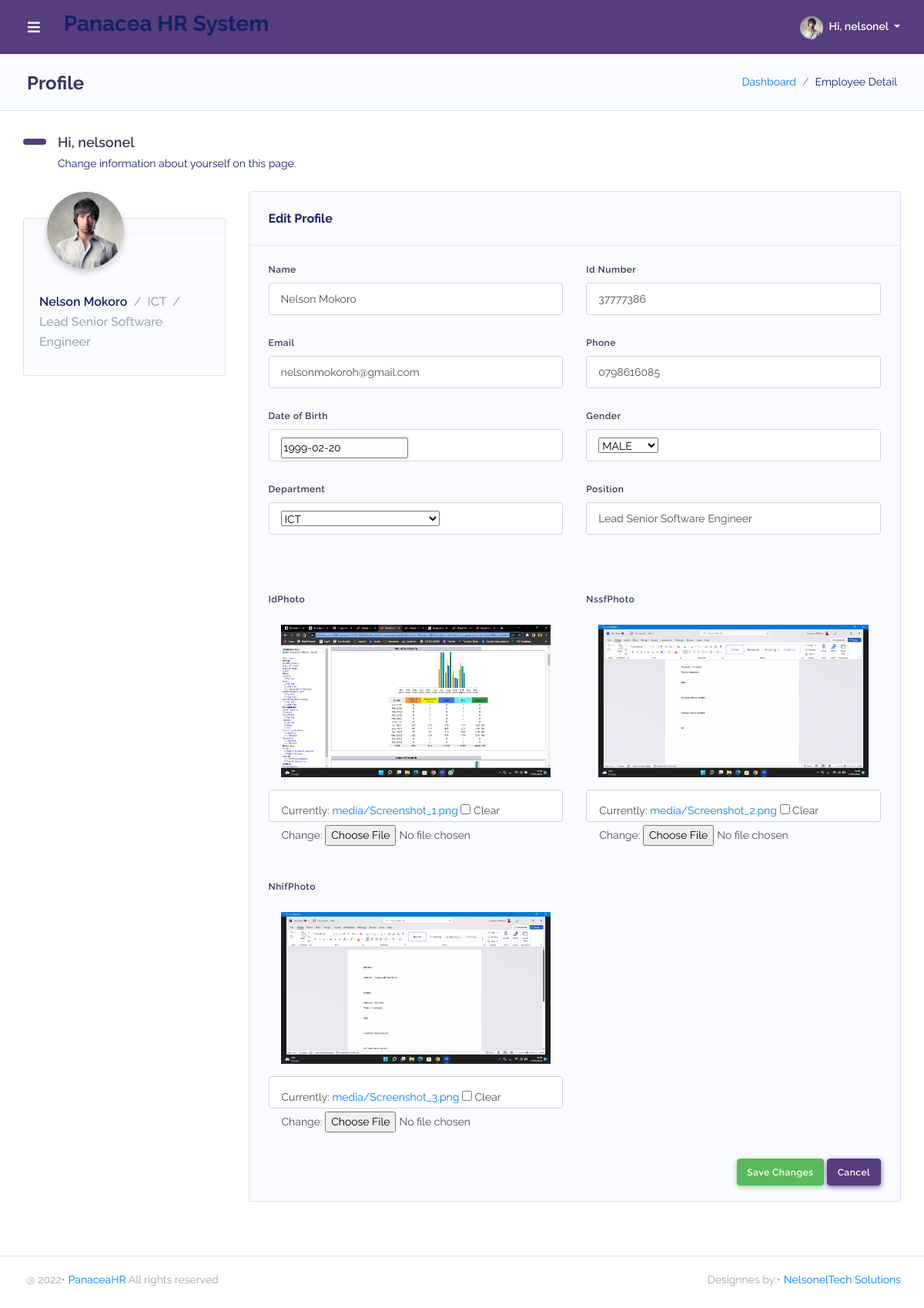
Before: /dashboard/employeedetail/1/ (signed in) with the older database file.
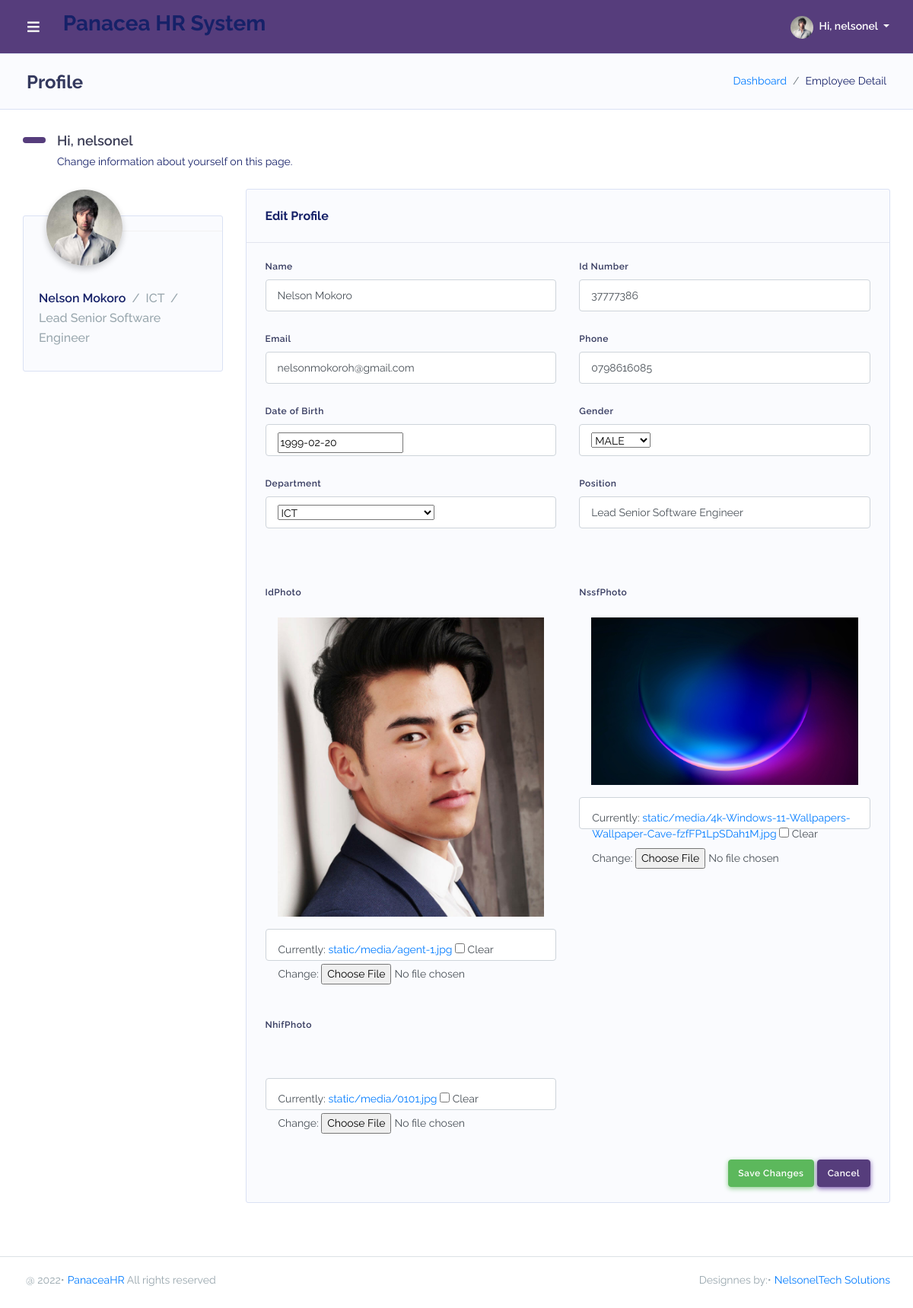
After: the same page with the newer database file.
### PanaceaApp/models.py (models this page shows, shortened)
class Employee(models.Model):
    GENDER = (('male', 'MALE'), ('female', 'FEMALE'), ('other', 'OTHER'))
    fullname = models.CharField(max_length=255, blank=True, null=True)
    dateofbirth = models.DateField(blank=True, null=True)
    gender = models.CharField(choices=GENDER, max_length=10, blank=True, null=True)
    department = models.ForeignKey(Department, on_delete=models.SET_NULL, null=True)
    position = models.CharField(max_length=50, blank=True, null=True)
    email = models.EmailField(blank=True, null=True)
    idnumber = models.CharField(max_length=20, blank=True, null=True)
    telephone = models.CharField(max_length=20, blank=True, null=True)
    idphoto = models.ImageField(upload_to='static/media', blank=True, null=True)
    nssfphoto = models.ImageField(upload_to='static/media', blank=True, null=True)
    nhifphoto = models.ImageField(upload_to='static/media', blank=True, null=True)
    updated = models.DateTimeField(auto_now=True, null=True)
    created = models.DateTimeField(auto_now_add=True, null=True)
    class Meta:
        ordering = ['-updated', '-created']

class Department(models.Model):
    name = models.CharField(max_length=70, null=False, blank=False)
    history = models.TextField(max_length=1000, null=True, blank=True, default='No History')
    def __str__(self):
        return self.name

### PanaceaApp/views.py (the view)
# urls.py: path('employeedetail/<str:pk>/', views.employeeDetail, name='employeeDetail'),
@login_required(login_url='/login')
def employeeDetail(request, pk):
    employee = Employee.objects.get(id=pk)
    form = EmployeeForm(instance=employee)
    departments = Department.objects.all()
    if request.method == 'POST':
        form = EmployeeForm(request.POST, request.FILES, instance=employee)
        if form.is_valid():
            form.save()
            messages.success(request, 'employee updated!!!')
            return redirect('home')
    context = {'employee': employee, 'form': form, 'departments': departments}
    return render(request, 'PanaceaApp/employeeDetail.html', context)

### PanaceaApp/forms.py
class EmployeeForm(ModelForm):
    class Meta:
        model = Employee
        fields = '__all__'
        exclude = ['created','updated']

### PanaceaApp/templates/PanaceaApp/employeeDetail.html (shortened to what this page needs)
{% extends 'main.html' %}
{% block content %}
{% load static %}
<div class="main-content">
    <section class="section">
        <div class="section-header">
            <h1>Profile</h1>
            <div class="section-header-breadcrumb">
                <div class="breadcrumb-item active"><a href="{% url 'home' %}">Dashboard</a></div>
                <div class="breadcrumb-item">Employee Detail</div>
            </div>
        </div>
        <div class="section-body">
            <h2 class="section-title">Hi, {{user}}</h2>
            <p class="section-lead">Change information about yourself on this page.</p>
            <div class="row mt-sm-4">
                <div class="col-4 col-md-4 col-lg-3">
                    <div class="card profile-widget">
                        <div class="profile-widget-header">
                            <img alt="image" src="{% static 'assets/img/avatar/avatar-1.png' %}"
                                class="rounded-circle profile-widget-picture">
                            <div class="profile-widget-items">
                                <div class="profile-widget-item">
                                </div>
                            </div>
                        </div>
                        <div class="profile-widget-description">
                            <div class="profile-widget-name">{{employee.fullname}}<div
                                    class="text-muted d-inline font-weight-normal">
                                    <div class="slash"></div> {{employee.department}}
                                    <div class="slash"></div> {{employee.position}}
                                </div>
                            </div>
                        </div>
                    </div>
                </div>
                <div class="col-8 col-md-8 col-lg-9">
                    <div class="card">
                        <form method="post" enctype="multipart/form-data">
                            <div class="card-header">
                                <h4>Edit Profile</h4>
                            </div>
                            <div class="card-body">
                                <div class="row">
                                    <div class="form-group col-md-6 col-12">
                                        <label>Name</label>
                                        <input type="text" name="fullname" class="form-control"
                                            value="{{employee.fullname}}" >
                                    </div>
                                    <div class="form-group col-md-6 col-12">
                                        <label>Id Number</label>
                                        <input type="number" name="idnumber" class="form-control"
                                            value="{{employee.idnumber}}">
                                    </div>
                                </div>
                                <div class="row">
                                    <div class="form-group col-md-6 col-12">
                                        <label>Email</label>
                                        <input type="email" name="email" class="form-control"
                                            value="{{employee.email}}">
                                    </div>
                                    <div class="form-group col-md-6 col-12">
                                        <label>Phone</label>
                                        <input type="tel" name="telephone" class="form-control"
                                            value="{{employee.telephone}}">
                                    </div>
                                </div>
                                <div class="row">
                                    <div class="form-group col-md-6 col-12">
                                        <label>Date of Birth</label>
                                        <div class="form-control">
                                            {{form.dateofbirth}}
                                        </div>
                                    </div>
                                    <div class="form-group col-md-6 col-12">
                                        <label>Gender</label>
                                        <div class="form-control">
                                            {{form.gender}}
                                        </div>
                                    </div>
                                </div>
                                <div class="row">
                                    <div class="form-group col-md-6 col-12">
                                        <label>Department</label>
                                        <div class="form-control">
                                            {{form.department}}
                                        </div>
                                    </div>
                                    <div class="form-group col-md-6 col-12">
                                        <label>Position</label>
                                        <input type="text" name="position" class="form-control"
                                            value="{{employee.position}}">
                                    </div>
                                </div>
                                <div class="row">
                                    <div class="form-group col-md-6 col-12 mt-sm-5">
                                        <label>IdPhoto</label>
                                        <div class="p-3">
                                            <img src="{{employee.idphoto.url}}" class="img-fluid" alt="">
                                        </div>
                                        <div class="form-control p-3">
                                            {{form.idphoto}}
                                        </div>
                                    </div>
                                    <div class="form-group col-md-6 col-12 mt-sm-5">
                                        <label>NssfPhoto</label>
                                        <div class="p-3">
                                            <img src="{{employee.nssfphoto.url}}" class="img-fluid" alt="">
                                        </div>
                                        <div class="form-control  p-3">
                                            {{form.nssfphoto}}
                                        </div>
                                    </div>
                                    <div class="form-group col-md-6 col-12 mt-sm-5">
                                        <label>NhifPhoto</label>
                                        <div class="p-3">
                                            <img src="{{employee.nhifphoto.url}}" class="img-fluid" alt="">
                                        </div>
                                        <div class="form-control p-3">
                                            {{form.nhifphoto}}
                                        </div>
                                    </div>
                                </div>
                            </div>
                            <div class="card-footer text-right">
                                <button type="submit" class="btn btn-success">Save Changes</button>
                                <a href="{{request.META.HTTP_REFERER}}" class="btn btn-primary" type="button">Cancel</a>
                            </div>
                    </div>
                </div>
            </div>
        </div>
</div>
</div>
{% endblock %}

### templates/main.html (shortened to what this page needs)
{% load static %}
<!DOCTYPE html>
<html lang="en">
<head>
    <link rel="stylesheet" href="{% static 'assets/modules/bootstrap/css/bootstrap.min.css' %}">
    <link rel="stylesheet" href="{% static 'assets/modules/fontawesome/css/all.min.css' %}">
    <link rel="stylesheet" href="{% static 'assets/modules/jqvmap/dist/jqvmap.min.css' %}">
    <link rel="stylesheet" href="{% static 'assets/modules/summernote/summernote-bs4.css' %}">
    <link rel="stylesheet" href="{% static 'assets/modules/owlcarousel2/dist/assets/owl.carousel.min.css' %}">
    <link rel="stylesheet" href="{% static 'assets/modules/owlcarousel2/dist/assets/owl.theme.default.min.css' %}">
    <link rel="stylesheet" href="{% static 'assets/modules/fullcalendar/fullcalendar.min.css' %}">
    <link rel="stylesheet" href="{% static 'assets/modules/datatables/datatables.min.css' %}">
    <link rel="stylesheet"
        href="{% static 'assets/modules/datatables/DataTables-1.10.16/css/dataTables.bootstrap4.min.css' %}">
    <link rel="stylesheet" href="{% static 'assets/modules/datatables/Select-1.2.4/css/select.bootstrap4.min.css' %}">
    <link rel="stylesheet" href="https://use.fontawesome.com/releases/v5.8.1/css/all.css">
    <link rel="stylesheet" href="{% static 'assets/css/style.min.css' %}">
    <link rel="stylesheet" href="{% static 'assets/css/components.min.css' %}">
</head>
<body class="layout-4">
    <div id="app">
        <div class="main-wrapper main-wrapper-1">
            {% include 'header.html' %}
            {% block content %}
            {% endblock %}
            {% include 'footer.html' %}
        </div>
    <link rel="stylesheet" type="text/css" href="https://cdn.datatables.net/v/dt/jszip-2.5.0/dt-1.10.16/b-1.5.1/b-html5-1.5.1/datatables.min.css"/>
</body>
</html>

### templates/header.html (shortened to what this page needs)
{% load static %}
<div class="navbar-bg"></div>
<nav class="navbar navbar-expand-lg main-navbar">
    <form class="form-inline mr-auto">
        <ul class="navbar-nav mr-3">
            <li><a href="#" data-toggle="sidebar" class="nav-link nav-link-lg"><i class="fas fa-bars"></i></a></li>
        </ul>
        <div class="pr-2">
            <h3>Panacea HR System</h3>
        </div>
    </form>
    <ul class="navbar-nav navbar-right">
        <li class="dropdown">
            <a href="#" data-toggle="dropdown" class="nav-link dropdown-toggle nav-link-lg nav-link-user">
                <img alt="image" src="{% static 'assets/img/avatar/avatar-1.png' %}" class="rounded-circle mr-1">
                <div class="d-sm-none d-lg-inline-block">Hi, {{user}}</div>
            </a>
        </li>
    </ul>
</nav>

### templates/footer.html
<footer class="main-footer">
     <div class="footer-left">
          <div class="bullet">@ {% now 'Y' %}</div><a href="{% url 'home' %}">PanaceaHR</a> All rights reserved
     </div>
     <div class="footer-right">
          <div class="bullet">Designnes by:</div><a href="https://nelsoneltech.co.ke">NelsonelTech Solutions</a>
     </div>
</footer>

Changed rows visible on the page:
changed Employee "Nelson Mokoro": idphoto: a different picture; nssfphoto: a different picture; nhifphoto: picture removed
Other visible differences:
text no longer shown: "Currently: media/Screenshot_1.png Clear Change: Currently: media/Screenshot_2.png Clear Change: Currently: media/Screenshot_3.png Clear Change:"
text now shown: "Currently: static/media/agent-1.jpg Clear Change: Currently: static/media/4k-Windows-11-Wallpapers-Wallpaper-Cave-fzfFP1LpSDah1M.jpg Clear Change: Currently: static/media/0101.jpg Clear Change:"
